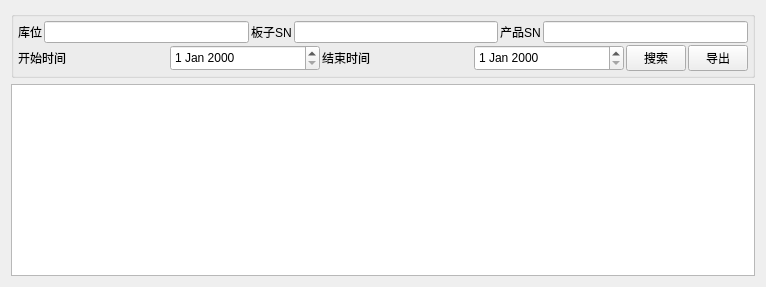
          <widget class="QWidget" name="tab_5">
           <attribute name="title">
            <string>座子统计</string>
           </attribute>
           <layout class="QGridLayout" name="gridLayout_5">
            <item row="0" column="0">
             <widget class="QGroupBox" name="groupBoxBaseDataInfo">
              <property name="sizePolicy">
               <sizepolicy hsizetype="Expanding" vsizetype="Expanding">
                <horstretch>0</horstretch>
                <verstretch>0</verstretch>
               </sizepolicy>
              </property>
              <property name="maximumSize">
               <size>
                <width>16777215</width>
                <height>80</height>
               </size>
              </property>
              <property name="title">
               <string/>
              </property>
              <layout class="QGridLayout" name="gridLayout_27">
               <property name="leftMargin">
                <number>4</number>
               </property>
               <property name="topMargin">
                <number>4</number>
               </property>
               <property name="rightMargin">
                <number>4</number>
               </property>
               <property name="bottomMargin">
                <number>4</number>
               </property>
               <property name="spacing">
                <number>2</number>
               </property>
               <item row="0" column="0" colspan="2">
                <layout class="QGridLayout" name="gridLayout_24">
                 <item row="0" column="0">
                  <widget class="QLabel" name="labelLocation">
                   <property name="text">
                    <string>库位</string>
                   </property>
                  </widget>
                 </item>
                 <item row="0" column="1">
                  <widget class="QLineEdit" name="lineEditLocation"/>
                 </item>
                 <item row="0" column="2">
                  <widget class="QLabel" name="labelBoardSN">
                   <property name="text">
                    <string>板子SN</string>
                   </property>
                  </widget>
                 </item>
                 <item row="0" column="3">
                  <widget class="QLineEdit" name="lineEditBoardSN"/>
                 </item>
                 <item row="0" column="4">
                  <widget class="QLabel" name="labelProductSN">
                   <property name="text">
                    <string>产品SN</string>
                   </property>
                  </widget>
                 </item>
                 <item row="0" column="5">
                  <widget class="QLineEdit" name="lineEditProductSN"/>
                 </item>
                </layout>
               </item>
               <item row="1" column="0">
                <layout class="QGridLayout" name="gridLayout_25">
                 <item row="0" column="0">
                  <widget class="QLabel" name="labelStartTime">
                   <property name="sizePolicy">
                    <sizepolicy hsizetype="Expanding" vsizetype="Expanding">
                     <horstretch>0</horstretch>
                     <verstretch>0</verstretch>
                    </sizepolicy>
                   </property>
                   <property name="minimumSize">
                    <size>
                     <width>150</width>
                     <height>20</height>
                    </size>
                   </property>
                   <property name="text">
                    <string>开始时间</string>
                   </property>
                  </widget>
                 </item>
                 <item row="0" column="1">
                  <widget class="QDateEdit" name="dateEditStartTime">
                   <property name="sizePolicy">
                    <sizepolicy hsizetype="Expanding" vsizetype="Expanding">
                     <horstretch>0</horstretch>
                     <verstretch>0</verstretch>
                    </sizepolicy>
                   </property>
                   <property name="minimumSize">
                    <size>
                     <width>150</width>
                     <height>20</height>
                    </size>
                   </property>
                  </widget>
                 </item>
                 <item row="0" column="2">
                  <widget class="QLabel" name="labelEndTime">
                   <property name="sizePolicy">
                    <sizepolicy hsizetype="Expanding" vsizetype="Expanding">
                     <horstretch>0</horstretch>
                     <verstretch>0</verstretch>
                    </sizepolicy>
                   </property>
                   <property name="minimumSize">
                    <size>
                     <width>150</width>
                     <height>20</height>
                    </size>
                   </property>
                   <property name="text">
                    <string>结束时间</string>
                   </property>
                  </widget>
                 </item>
                 <item row="0" column="3">
                  <widget class="QDateEdit" name="dateEditEndTime">
                   <property name="sizePolicy">
                    <sizepolicy hsizetype="Expanding" vsizetype="Expanding">
                     <horstretch>0</horstretch>
                     <verstretch>0</verstretch>
                    </sizepolicy>
                   </property>
                   <property name="minimumSize">
                    <size>
                     <width>150</width>
                     <height>20</height>
                    </size>
                   </property>
                  </widget>
                 </item>
                </layout>
               </item>
               <item row="1" column="1">
                <layout class="QGridLayout" name="gridLayout_26">
                 <item row="0" column="0">
                  <widget class="QPushButton" name="pushButtonSearchBaseDataInfo">
                   <property name="sizePolicy">
                    <sizepolicy hsizetype="Expanding" vsizetype="Expanding">
                     <horstretch>0</horstretch>
                     <verstretch>0</verstretch>
                    </sizepolicy>
                   </property>
                   <property name="maximumSize">
                    <size>
                     <width>60</width>
                     <height>16777215</height>
                    </size>
                   </property>
                   <property name="text">
                    <string>搜索</string>
                   </property>
                  </widget>
                 </item>
                 <item row="0" column="1">
                  <widget class="QPushButton" name="pushButtonOpBaseDataInfo">
                   <property name="sizePolicy">
                    <sizepolicy hsizetype="Expanding" vsizetype="Expanding">
                     <horstretch>0</horstretch>
                     <verstretch>0</verstretch>
                    </sizepolicy>
                   </property>
                   <property name="maximumSize">
                    <size>
                     <width>60</width>
                     <height>16777215</height>
                    </size>
                   </property>
                   <property name="text">
                    <string>导出</string>
                   </property>
                  </widget>
                 </item>
                </layout>
               </item>
              </layout>
             </widget>
            </item>
            <item row="1" column="0">
             <widget class="QTableView" name="tableViewBaseData"/>
            </item>
           </layout>
          </widget>
